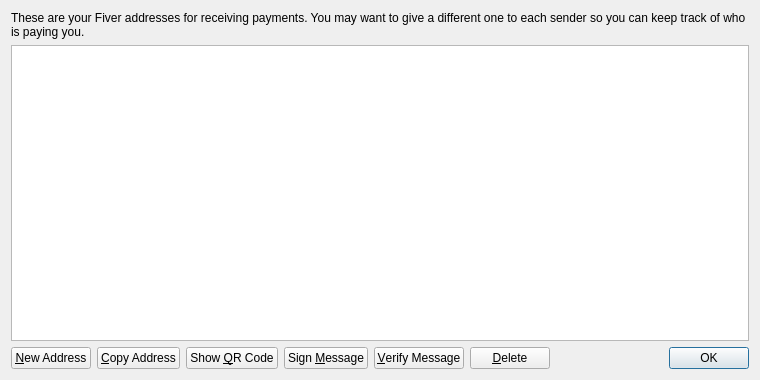
<?xml version="1.0" encoding="UTF-8"?>
<ui version="4.0">
 <class>AddressBookPage</class>
 <widget class="QWidget" name="AddressBookPage">
  <property name="geometry">
   <rect>
    <x>0</x>
    <y>0</y>
    <width>760</width>
    <height>380</height>
   </rect>
  </property>
  <property name="windowTitle">
   <string>Address Book</string>
  </property>
  <layout class="QVBoxLayout" name="verticalLayout">
   <item>
    <widget class="QLabel" name="labelExplanation">
     <property name="text">
      <string>These are your Fiver addresses for receiving payments. You may want to give a different one to each sender so you can keep track of who is paying you.</string>
     </property>
     <property name="textFormat">
      <enum>Qt::PlainText</enum>
     </property>
     <property name="wordWrap">
      <bool>true</bool>
     </property>
    </widget>
   </item>
   <item>
    <widget class="QTableView" name="tableView">
     <property name="contextMenuPolicy">
      <enum>Qt::CustomContextMenu</enum>
     </property>
     <property name="toolTip">
      <string>Double-click to edit address or label</string>
     </property>
     <property name="tabKeyNavigation">
      <bool>false</bool>
     </property>
     <property name="alternatingRowColors">
      <bool>true</bool>
     </property>
     <property name="selectionMode">
      <enum>QAbstractItemView::SingleSelection</enum>
     </property>
     <property name="selectionBehavior">
      <enum>QAbstractItemView::SelectRows</enum>
     </property>
     <property name="sortingEnabled">
      <bool>true</bool>
     </property>
     <attribute name="verticalHeaderVisible">
      <bool>false</bool>
     </attribute>
    </widget>
   </item>
   <item>
    <layout class="QHBoxLayout" name="horizontalLayout">
     <item>
      <widget class="QPushButton" name="newAddressButton">
       <property name="toolTip">
        <string>Create a new address</string>
       </property>
       <property name="text">
        <string>&amp;New Address</string>
       </property>
       <property name="icon">
        <iconset resource="../bitcoin.qrc">
         <normaloff>:/icons/add</normaloff>:/icons/add</iconset>
       </property>
      </widget>
     </item>
     <item>
      <widget class="QPushButton" name="copyToClipboard">
       <property name="toolTip">
        <string>Copy the currently selected address to the system clipboard</string>
       </property>
       <property name="text">
        <string>&amp;Copy Address</string>
       </property>
       <property name="icon">
        <iconset resource="../bitcoin.qrc">
         <normaloff>:/icons/editcopy</normaloff>:/icons/editcopy</iconset>
       </property>
      </widget>
     </item>
     <item>
      <widget class="QPushButton" name="showQRCode">
       <property name="text">
        <string>Show &amp;QR Code</string>
       </property>
       <property name="icon">
        <iconset resource="../bitcoin.qrc">
         <normaloff>:/icons/qrcode</normaloff>:/icons/qrcode</iconset>
       </property>
      </widget>
     </item>
     <item>
      <widget class="QPushButton" name="signMessage">
       <property name="toolTip">
        <string>Sign a message to prove you own a Fiver address</string>
       </property>
       <property name="text">
        <string>Sign &amp;Message</string>
       </property>
       <property name="icon">
        <iconset resource="../bitcoin.qrc">
         <normaloff>:/icons/edit</normaloff>:/icons/edit</iconset>
       </property>
      </widget>
     </item>
     <item>
      <widget class="QPushButton" name="verifyMessage">
       <property name="toolTip">
        <string>Verify a message to ensure it was signed with a specified Fiver address</string>
       </property>
       <property name="text">
        <string>&amp;Verify Message</string>
       </property>
       <property name="icon">
        <iconset resource="../bitcoin.qrc">
         <normaloff>:/icons/transaction_0</normaloff>:/icons/transaction_0</iconset>
       </property>
      </widget>
     </item>
     <item>
      <widget class="QPushButton" name="deleteButton">
       <property name="toolTip">
        <string>Delete the currently selected address from the list</string>
       </property>
       <property name="text">
        <string>&amp;Delete</string>
       </property>
       <property name="icon">
        <iconset resource="../bitcoin.qrc">
         <normaloff>:/icons/remove</normaloff>:/icons/remove</iconset>
       </property>
      </widget>
     </item>
     <item>
      <spacer name="horizontalSpacer">
       <property name="orientation">
        <enum>Qt::Horizontal</enum>
       </property>
       <property name="sizeHint" stdset="0">
        <size>
         <width>40</width>
         <height>20</height>
        </size>
       </property>
      </spacer>
     </item>
     <item>
      <widget class="QDialogButtonBox" name="buttonBox">
       <property name="sizePolicy">
        <sizepolicy hsizetype="Maximum" vsizetype="Fixed">
         <horstretch>0</horstretch>
         <verstretch>0</verstretch>
        </sizepolicy>
       </property>
       <property name="standardButtons">
        <set>QDialogButtonBox::Ok</set>
       </property>
      </widget>
     </item>
    </layout>
   </item>
  </layout>
 </widget>
 <resources>
  <include location="../bitcoin.qrc"/>
 </resources>
 <connections/>
</ui>
